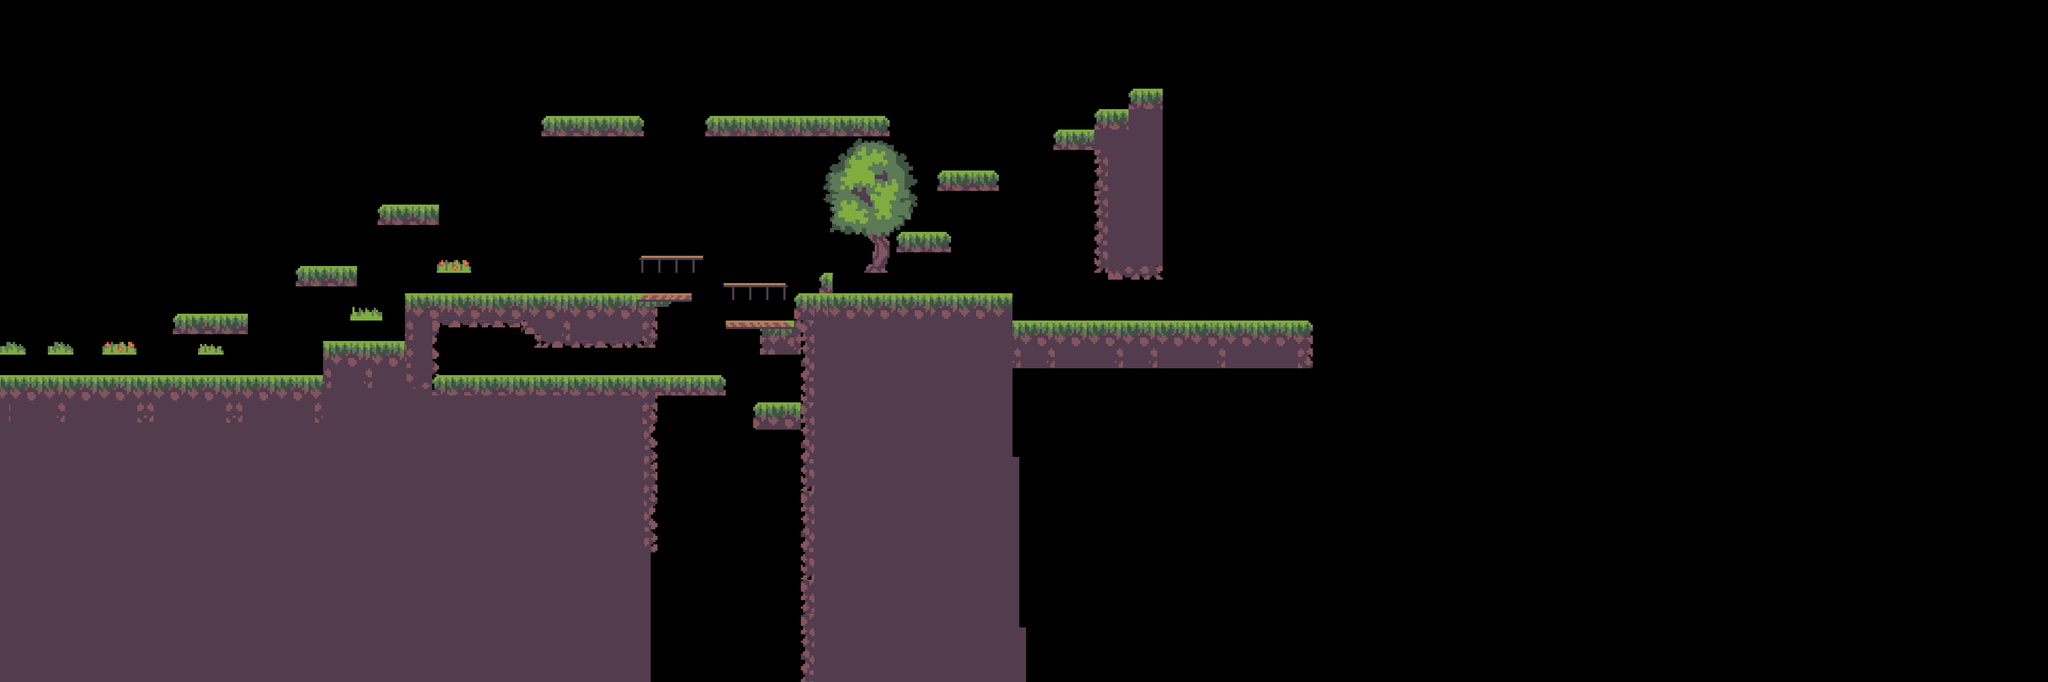

This game map was drawn from its Tiled (.tmx) file and the tilesets committed beside it. A one-line description and the trimmed map source follow:
An orthogonal 300x100 tile map with 16x16 px tiles, 2 tile layers (BackGround, Collision).

<map version="1.2" tiledversion="1.2.4" orientation="orthogonal" renderorder="right-down" width="300" height="100" tilewidth="16" tileheight="16" infinite="0" nextlayerid="3" nextobjectid="1">
 <tileset firstgid="1" name="common" tilewidth="16" tileheight="16" tilecount="6400" columns="80">
  <image source="../img/TileSet.png" width="1280" height="1280" />
 </tileset>
 <layer id="2" name="BackGround" width="300" height="100">
  <data>[30000 cells, 450 non-empty, 389 distinct tile ids]</data>
 </layer>
 <layer id="1" name="Collision" width="300" height="100" offsetx="-11" offsety="48">
  <data>[30000 cells, 7842 non-empty, 287 distinct tile ids]</data>
 </layer>
</map>
